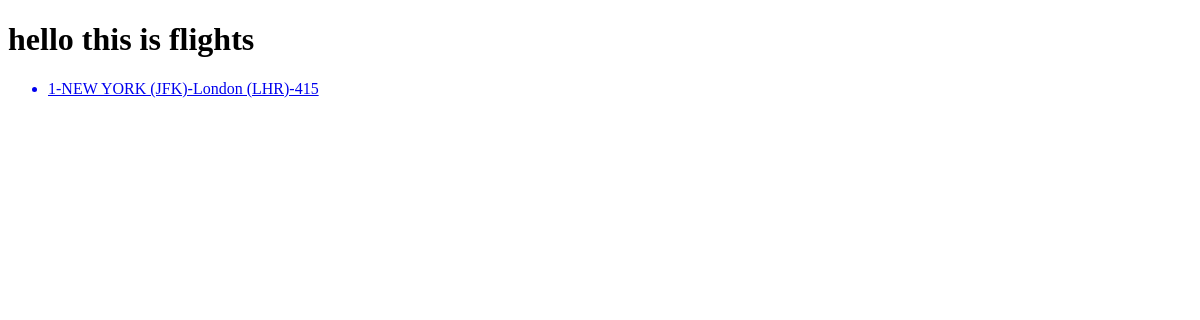
Page /flight/ on the earlier database version.
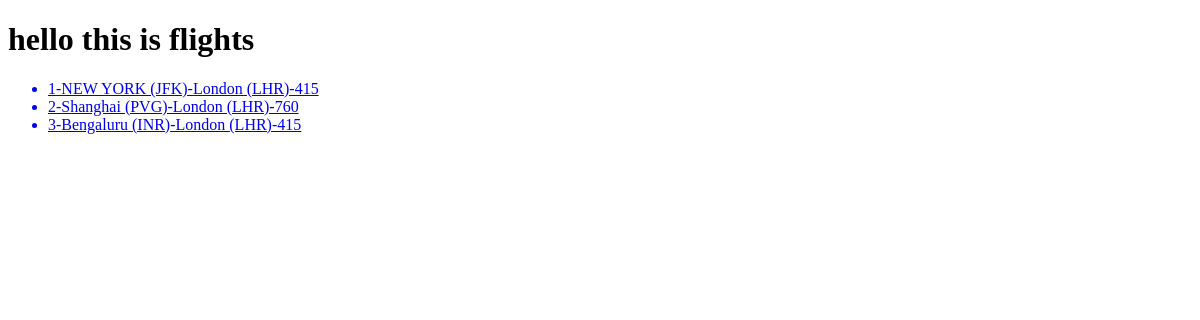
Same page on the later database version.
### flight/models.py (models this page shows)
class flights(models.Model):
    origin=models.ForeignKey(airport,on_delete=models.CASCADE,related_name="departures")
    destination=models.ForeignKey(airport,on_delete=models.CASCADE,related_name="arrivals")
    duration=models.IntegerField()
    def __str__(self):
        return f"{self.id}-{self.origin}-{self.destination}-{self.duration}"

class airport(models.Model):
    code=models.CharField(max_length=3)
    city= models.CharField(max_length=64)
    def __str__(self):
        return f"{self.city} ({self.code})"

### flight/views.py (the view)
# urls.py: path("",views.index),
def index(request):
    context={
        "flights":flights.objects.all()
    }
    return render(request,"flights/index.htm",context)

### flight/templates/flights/index.htm (shortened to what this page needs)
<!DOCTYPE html>
<html lang="en">
<head>
</head>
<body>
  <h1>hello this is flights</h1>
  <ul>
{%for x in flights%}
<a href="{% url 'flight' x.id %}"><li>{{x}}</li></a>
{%endfor%}
  </ul>
</body>
</html>

Differences in the rows shown:
added flights: id+origin+destination "2-Shanghai (PVG)-London (LHR)-760"
added flights: id+origin+destination "3-Bengaluru (INR)-London (LHR)-415"
